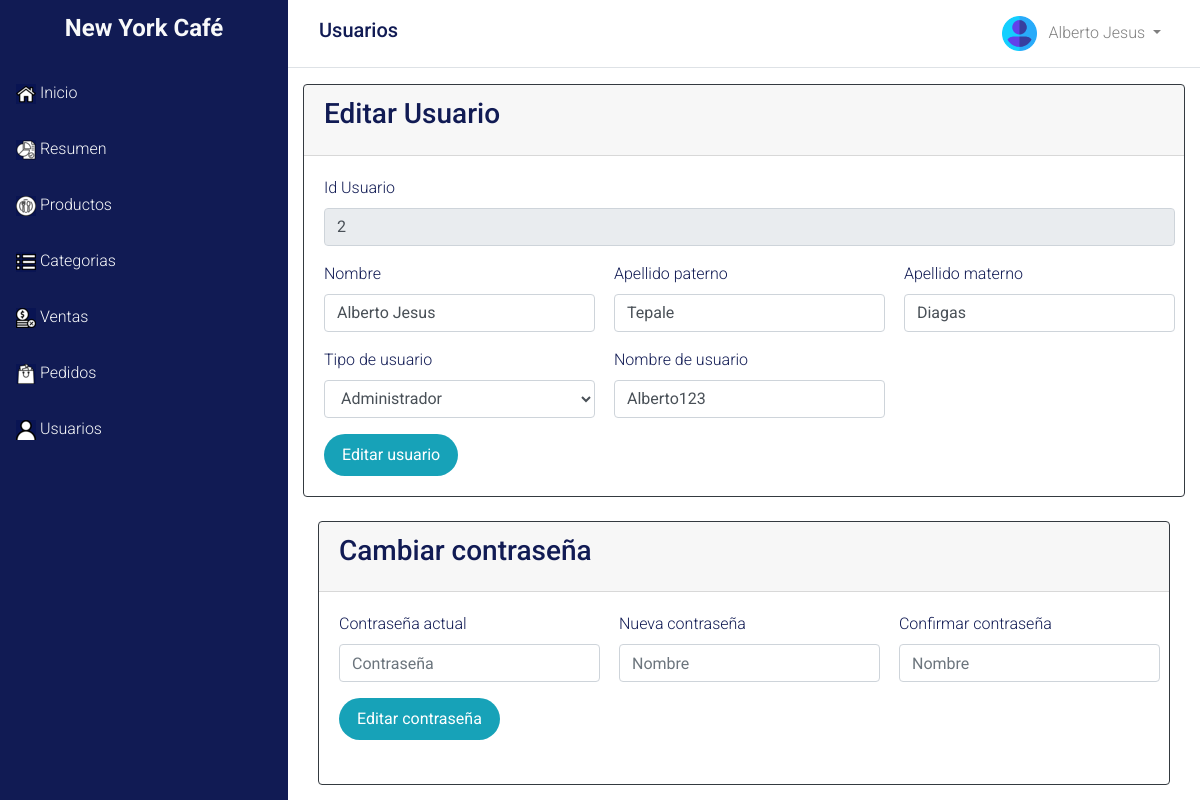
Screenshot of /dash/usuarios/formUsuario.php?id=2 (signed in) with the database file from the repository.
### tables this page shows
CREATE TABLE `usuarios` (
  `id` int(11) NOT NULL,
  `nombre` varchar(255) NOT NULL,
  `apellidoP` varchar(255) NOT NULL,
  `apellidoM` varchar(255) NOT NULL,
  `usuario` varchar(255) NOT NULL,
  `contra` varchar(50) NOT NULL,
  `id_tipoUsuario` int(11) NOT NULL
);

CREATE TABLE `tipousuario` (
  `id` int(11) NOT NULL,
  `tipoUsuario` varchar(60) NOT NULL
);

### dao/Usuarios.php (called while the page is built, shortened)
<?php
	class Usuarios
	{
		private $id;
		private $nombre;
		private $apellidoP;
		private $apellidoM;
		private $usuario;
		private $id_tipoUsuario;
		function __construct($id,$nombre,$apellidoP,$apellidoM,$usuario,$contra,$id_tipoUsuario)
		{
			$this->id=$id;
			$this->nombre=$nombre;
			$this->apellidoP=$apellidoP;
			$this->apellidoM=$apellidoM;
			$this->usuario=$usuario;
			$this->id_tipoUsuario=$id_tipoUsuario;
		}
		public function setId($id){
			$this->id=$id;
		}
		public function getId(){
			return $this->id;
		}
		public function getNombre(){
			return $this->nombre;
		}
		public function getApellidoP(){
			return $this->apellidoP;
		}
		public function getApellidoM(){
			return $this->apellidoM;
		}
		public function getUsuario(){
			return $this->usuario;
		}
		public function getId_tipoUsuario(){
			return $this->id_tipoUsuario;
		}
		public function setConexion($conexion){
			$this->conexion=$conexion;
		}
		public function readUsuarios(){
			$usuarios= array();
			$query=
			"SELECT
				*
			FROM usuarios";
			$stmt=$this->conexion->prepare($query);
			if($stmt->execute()){
				while ($row = $stmt->fetch(PDO::FETCH_ASSOC)){
					extract($row);
					array_push($usuarios, new Usuarios($id,$nombre,$apellidoP,$apellidoM,$usuario,$contra,
						$id_tipoUsuario));
				}
				return $usuarios;
			}else{
				echo "Error:  ".$stmt->errorInfo();
				return false;
			}
		}
		public function readUsuarioID(){
			$query=
			"SELECT
				*
			FROM usuarios
			WHERE id=$this->id";
			$stmt=$this->conexion->prepare($query);
			if($stmt->execute()){
				$row = $stmt->fetch(PDO::FETCH_ASSOC);
				extract($row);
				$this->nombre = $nombre;
				$this->apellidoP = $apellidoP;
				$this->apellidoM = $apellidoM;
				$this->usuario = $usuario;
				$this->id_tipoUsuario = $id_tipoUsuario;
			}else{
				echo "Error:  ".$stmt->errorInfo();
				return false;
			}
		}
	}
?>

### dao/TipoUsuario.php (called while the page is built, shortened)
<?php
	class TipoUsuario
	{
		private $id;
		private $tipoUsuario;
		function __construct($id,$tipoUsuario)
		{
			$this->id=$id;
			$this->tipoUsuario=$tipoUsuario;
		}
		public function setId($id){
			$this->id=$id;
		}
		public function getTipoUsuario(){
			return $this->tipoUsuario;
		}
		public function setConexion($conexion){
			$this->conexion=$conexion;
		}
		public function readTipoUsuarioID(){
			$query=
			"SELECT
				*
			FROM tipousuario
			WHERE id=$this->id";
			$stmt=$this->conexion->prepare($query);
			if($stmt->execute()){
				$row = $stmt->fetch(PDO::FETCH_ASSOC);
				extract($row);
				$this->tipoUsuario = $tipoUsuario;
			}else{
				echo "Error:  ".$stmt->errorInfo();
				return false;
			}
		}
	}
?>

### dash/usuarios/formUsuario.php (the view, shortened to what this page needs)
	<?php
    $ruta="../../";
    include($ruta.'config/Precarga.php');
	include ($ruta.'header/header_dashboard.php');
    include($ruta.'dao/Usuarios.php');
    $usuario = new Usuarios('$id','$nombre','$apellidoP','$apellidoM','$usuario','$contra','$id_tipoUsuario');
    $usuario->setConexion($bd);
    $usuarios=$usuario->readUsuarios();
    $estado=false;
    if(isset($_GET["id"])){
      $usuario->setId($_GET["id"]);
      $usuario->readusuarioID();
      $busca=$usuario->getId_tipoUsuario();
      $estado=true;
    }
    include($ruta.'dao/TipoUsuario.php');
    $tipo = new TipoUsuario('','');
    $tipo->setConexion($bd);
    if(isset($_GET["id"])){
        $tipo->setId($busca);
        $tipo->readTipoUsuarioID();
    }
	 ?>
	<?php
  if($_SESSION['tipoUsuario'] == 1){
                    ?>
   <div class="main-panel">
            <nav class="navbar navbar-expand-lg " color-on-scroll="500">
            </nav>
            <div class="content">
                <div class="container-fluid">
                    <div class="row">
                        <div class="col-md-12">
                            <div class="card border-dark">
                                <div class="card-header">
                                    <h3 class="card-title"><?=isset($_GET["id"])?"Editar":"Agregar"?> Usuario</h3>
                                </div>
                                <div class="card-body">
                                    <form
                                    action="<?=isset($_GET['id'])?'editarUsuario.php':'agregarUsuario.php'?>" method="post">
                                        <div class="row">
                                            <?php if (isset($_GET['id'])){?>
                                            <div class="col-md-12 pr-1">
                                              <div class="form-group">
                                                <label>Id Usuario</label>
                                                <input type="text" name="id" class="form-control"
                                                value="<?=$usuario->getId() ?>" readonly>
                                              </div>
                                            </div>
                                            <?php } ?>
                                        </div>
                                        <div class="row">
                                            <div class="col-md-4 pr-1">
                                                <div class="form-group">
                                                    <label>Nombre</label>
                                                    <input type="text" class="form-control" placeholder="Nombre" required name="nombre"
                                                    <?php if(isset($_GET["id"])){ ?>
                                                                value="<?=$usuario->getNombre()?>"
                                                       <?php }?>
                                                    >
                                                </div>
                                            </div>
                                            <div class="col-md-4 pr-1">
                                                <div class="form-group">
                                                    <label>Apellido paterno</label>
                                                    <input type="text" class="form-control" placeholder="Apellido paterno" required name="apellidoP"
                                                    <?php if(isset($_GET["id"])){ ?>
                                                                value="<?=$usuario->getApellidoP()?>"
                                                       <?php }?>
                                                    >
                                                </div>
                                            </div>
                                            <div class="col-md-4 pr-1">
                                                <div class="form-group">
                                                    <label>Apellido materno</label>
                                                    <input type="text" class="form-control" placeholder="Apellido materno" required name="apellidoM"
                                                    <?php if(isset($_GET["id"])){ ?>
                                                                value="<?=$usuario->getApellidoM()?>"
                                                       <?php }?>
                                                    >
                                                </div>
                                            </div>
                                        </div>
                                        <div class="row">
                                            <div class="col-md-4 pr-1">
                                                <div class="form-group">
                                                    <label>Tipo de usuario</label>
                                                    <select name="id_tipoUsuario" class="form-control" required="">
                                                    <?php if(isset($_GET["id"])){?>
                                                            <option value="<?=$usuario->getId_tipoUsuario()?>">
                                                                <?=$tipo->getTipoUsuario()?>
                                                            </option>
                                                    <?php }else{?>
                                                            <option value=""> Selecciona un tipo de usuario</option>
                                                    <?php } ?>
                                                    </select>
                                                </div>
                                            </div>
                                            <?php
                                            if($estado == false){ ?>
                                                <div class="col-md-4 pr-1">
                                                    <div class="form-group">
                                                        <label>Nombre de usuario</label>
                                                        <input type="text" class="form-control" placeholder="Nombre" required name="user">
                                                    </div>
                                                </div>
                                                <div class="col-md-4 pr-1">
                                                    <div class="form-group">
                                                        <label>Contrase&ntilde;a</label>
                                                        <input type="password" class="form-control" placeholder="Contrase&ntilde;a" required name="pass">
                                                    </div>
                                                </div>
                                            <?php }else{?>
                                                <div class="col-md-4 pr-1">
                                                    <div class="form-group">
                                                        <label>Nombre de usuario</label>
                                                        <input type="text" class="form-control" placeholder="Nombre" required name="user"
                                                        value="<?=$usuario->getUsuario()?>">
                                                    </div>
                                                </div>
                                            <?php } ?>
                                        </div>
                                        <button type="submit" class="btn btn-info btn-fill btn-round"><?=isset($_GET["id"])?"Editar":"Agregar"?> usuario</button>
                                    </form>
                                </div>
                            </div>
                        <?php
                        if($estado == true){ ?>
                            <br>
                            <div class="content">
                                <div class="container-fluid">
                                    <div class="row">
                                        <div class="col-md-12">
                                            <div class="card border-dark">
                                                <div class="card-header">
                                                    <h3 class="card-title">Cambiar contrase&ntilde;a</h3>
                                                </div>
                                                <div class="card-body">
                                                    <form action="editarPass.php" method="post" accept-charset="utf-8">
                                                        <div class="row">
                                                            <div class="col-md-4 pr-1">
                                                                <div class="form-group">
                                                                    <label>Contrase&ntilde;a actual</label>
                                                                    <input type="password" class="form-control" placeholder="Contrase&ntilde;a " required name="contraAc">
                                                                </div>
                                                            </div>
                                                            <div class="col-md-4 pr-1">
                                                                <div class="form-group">
                                                                    <label>Nueva contrase&ntilde;a</label>
                                                                    <input type="password" class="form-control" placeholder="Nombre" required name="newContra1">
                                                                </div>
                                                            </div>
                                                            <div class="col-md-4 pr-1">
                                                                <div class="form-group">
                                                                    <label>Confirmar contrase&ntilde;a</label>
                                                                    <input type="password" class="form-control" placeholder="Nombre" required name="newContra2">
                                                                </div>
                                                            </div>
                                                        </div>
                                                        <button type="submit" class="btn btn-info btn-fill btn-round">Editar contrase&ntilde;a</button>
                                                    </form>
                                                    <br>
                                                </div>
                                            </div>
                                        </div>
                                    </div>
                                </div>
                            </div>
                        <?php } ?>
                        </div>
                    </div>
                </div>
            </div>
   <?php } ?>
<?php
include($ruta.'footer/footer_dashboard.php');
 ?>

### assets/css/style.css (style rules this page uses)
:root { --primary: #111b54; --light: #fff; --grey: #efefef; overflow-y: scroll; }
body { overflow: hidden; font-family: 'Roboto', sans-serif; font-weight: 300; color: var(--primary); }
.btn { border: 0; }
.btn-round { border-width: 1px; border-radius: 30px !important; padding: 9px 18px; }

### rows the page displays
usuarios: id "2", nombre "Alberto Jesus", apellidoP "Tepale", apellidoM "Diagas", user "Alberto123"
tipousuario: id_tipoUsuario "Administrador"

### other values shown
$titulo "Usuarios"
$_SESSION['nombre'] "Alberto Jesus"
